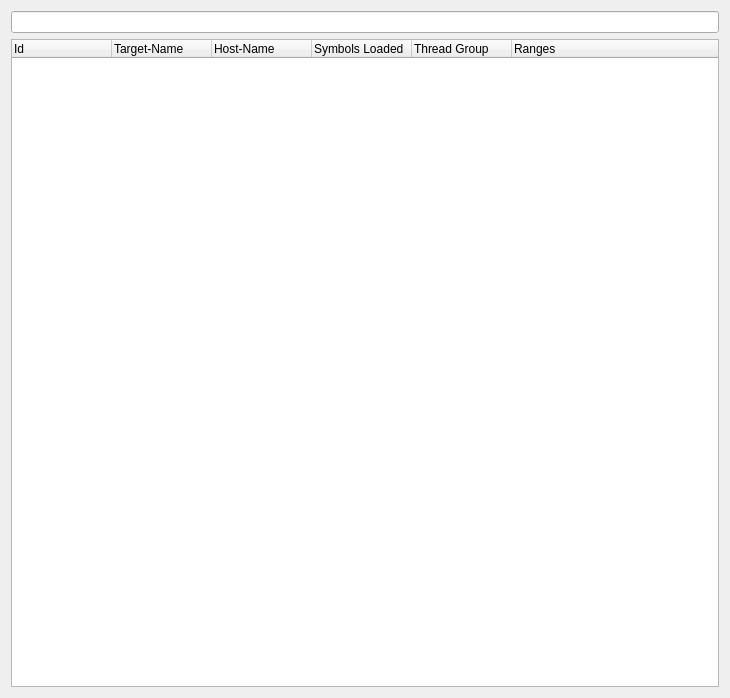
<?xml version="1.0" encoding="UTF-8"?>
<ui version="4.0">
 <class>SeerLibraryBrowserWidgetForm</class>
 <widget class="QWidget" name="SeerLibraryBrowserWidgetForm">
  <property name="geometry">
   <rect>
    <x>0</x>
    <y>0</y>
    <width>730</width>
    <height>698</height>
   </rect>
  </property>
  <property name="windowTitle">
   <string>Library Browser</string>
  </property>
  <layout class="QGridLayout" name="gridLayout">
   <item row="1" column="0" colspan="2">
    <widget class="QTreeWidget" name="libraryTreeWidget">
     <property name="columnCount">
      <number>6</number>
     </property>
     <column>
      <property name="text">
       <string>Id</string>
      </property>
     </column>
     <column>
      <property name="text">
       <string>Target-Name</string>
      </property>
     </column>
     <column>
      <property name="text">
       <string>Host-Name</string>
      </property>
     </column>
     <column>
      <property name="text">
       <string>Symbols Loaded</string>
      </property>
     </column>
     <column>
      <property name="text">
       <string>Thread Group</string>
      </property>
     </column>
     <column>
      <property name="text">
       <string>Ranges</string>
      </property>
     </column>
    </widget>
   </item>
   <item row="0" column="0" colspan="2">
    <widget class="QLineEdit" name="librarySearchLineEdit">
     <property name="toolTip">
      <string>Search in the list of libraries. &quot;*&quot; is allowed.</string>
     </property>
     <property name="statusTip">
      <string/>
     </property>
    </widget>
   </item>
  </layout>
 </widget>
 <resources/>
 <connections/>
</ui>
